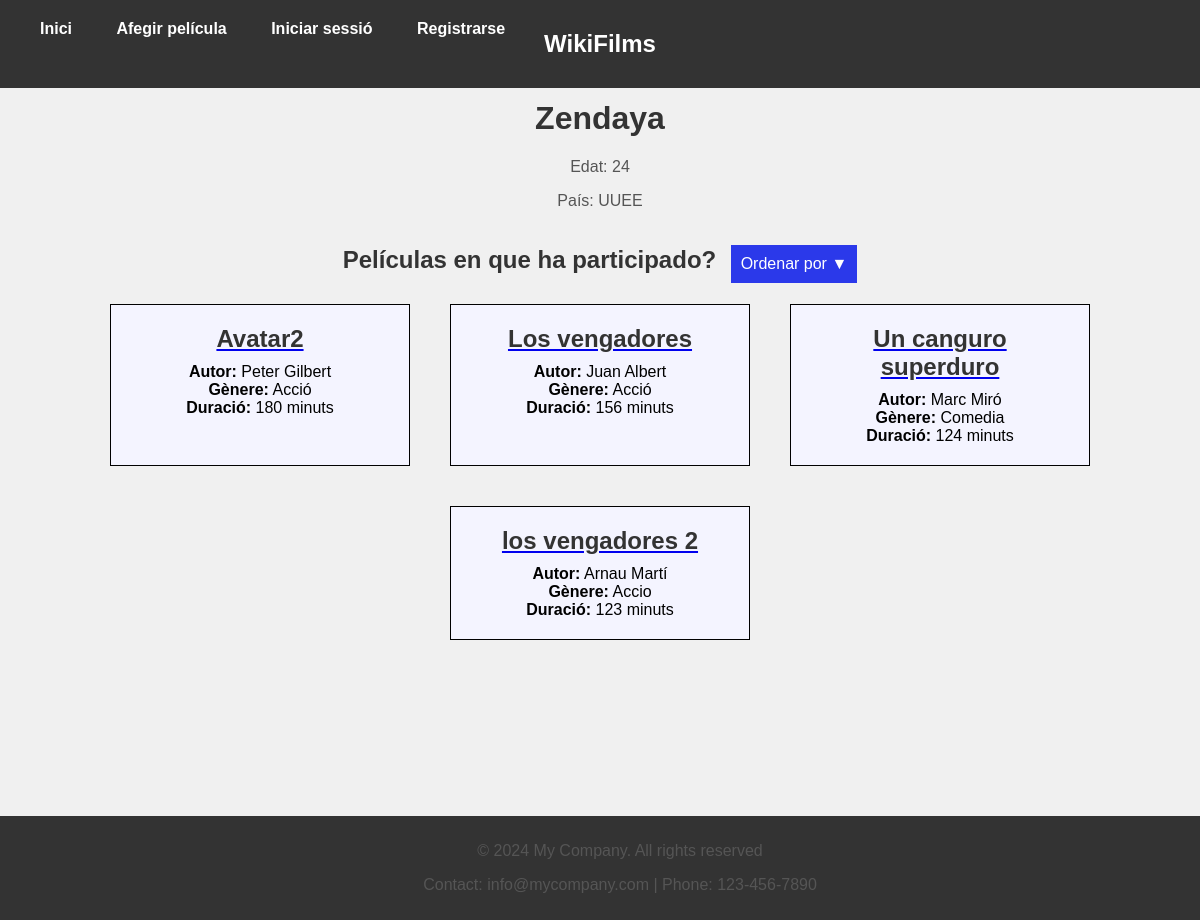
Page /actor/2/?order=duracion&direction=desc on the committed database.
### films/models.py (models this page shows, shortened)
class Actor(models.Model):
    name = models.CharField(max_length=100)
    age = models.PositiveIntegerField()
    country = models.CharField(max_length=100)

class Film(models.Model):
    title = models.CharField(max_length=100)
    author = models.CharField(max_length=100)
    genre = models.CharField(max_length=100, blank=True, null=True)
    duration = models.IntegerField()
    actors = models.ManyToManyField(Actor, related_name='films')

### films/views.py (the view)
# urls.py: path('actor/<int:pk>/', actor_detail, name='actor_detail'),
def actor_detail(request, pk):
    actor = Actor.objects.get(pk=pk)
    films = actor.films.all()
    order_by = request.GET.get('order')
    direction = request.GET.get('direction')
    if order_by == 'duracion':
        if direction == 'asc':
            films = films.order_by('duration')
        elif direction == 'desc':
            films = films.order_by('-duration')
    elif order_by == 'alfabetico':
        if direction == 'asc':
            films = films.order_by('title')
        elif direction == 'desc':
            films = films.order_by('-title')
    context = {
        'actor': actor,
        'films': films
    }
    return render(request, 'actor_detail.html', context)

### templates/actor_detail.html (shortened to what this page needs)
{% extends 'base.html' %}
{% block content %}
{% load static %}
<link rel="stylesheet" type="text/css" href="{% static 'detail_actor.css' %}">
<h1>{{ actor.name }}</h1>
<p>Edat: {{ actor.age }}</p>
<p>País: {{ actor.country }}</p>
<div class="container">
  <h2 class="section-title">Películas en que ha participado?</h2>
  <div class="dropdown">
    <button class="dropbtn">Ordenar por <span class="current-order">▼</span></button>
  </div>
</div>
<div class="film-container">
    {% if films %}
        {% for film in films %}
            <div class="film-item">
                <a href="{% url 'book_detail' pk=film.pk %}">
                    <h2>{{ film.title }}</h2>
                </a>
                <div class="film-info">
                    <div><strong>Autor:</strong> {{ film.author }}</div>
                    <div><strong>Gènere:</strong> {{ film.genre }}</div>
                    <div><strong>Duració:</strong> {{ film.duration }} minuts</div>
                </div>
            </div>
        {% endfor %}
    {% else %}
        <p>No hay películas disponibles.</p>
    {% endif %}
</div>
{% endblock %}

### static/base.css (style rules this page uses)
body { font-family: Arial, sans-serif; margin: 20px; background-color: #f0f0f0; height: 100vh; }
h2 { margin-top: 100px; }

### static/detail_actor.css (style rules this page uses)
body { font-family: Arial, sans-serif; padding: 0; background-color: #f0f0f0; height: 100vh; margin-top: 100px; }
h1 { text-align: center; margin-top: 20px; color: #333; }
h2 { text-align: center; margin-top: 20px; color: #333; }
p { text-align: center; color: #555; }
.film-item h2 { margin-top: 0; margin-bottom: 10px; font-size: 24px; color: #333; text-decoration: none; transition: color 0.3s ease; }
.film-container { display: flex; justify-content: center; gap: 20px; flex-wrap: wrap; }
.film-item { width: 300px; flex: 0 0 auto; border: 1px solid #000000; padding: 20px; margin: 10px; box-sizing: border-box; text-align: center; background: #f4f4ff; }
.container { text-align: center; }
.section-title { display: inline-block; margin-right: 10px; }
.dropdown { display: inline-block; vertical-align: middle; }
.dropdown { position: relative; display: inline-block; }
.dropbtn { background-color: #2b39ea; color: white; padding: 10px; font-size: 16px; border: none; cursor: pointer; }

### rows in the picture
Actor: name "Zendaya", age "24", country "UUEE"
Film: title "Avatar2", author "Peter Gilbert", genre "Acció", duration "180"
Film: title "Los vengadores", author "Juan Albert", genre "Acció", duration "156"
Film: title "Un canguro superduro", author "Marc Miró", genre "Comedia", duration "124"
Film: title "los vengadores 2", author "Arnau Martí", genre "Accio", duration "123"
